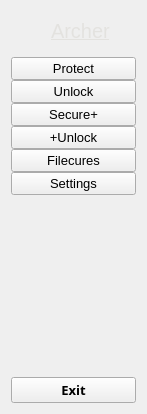
     <widget class="QWidget" name="full_menu_widget" native="true">
      <property name="maximumSize">
       <size>
        <width>147</width>
        <height>558</height>
       </size>
      </property>
      <layout class="QVBoxLayout" name="verticalLayout_4">
       <item>
        <layout class="QHBoxLayout" name="horizontalLayout_2">
         <property name="spacing">
          <number>0</number>
         </property>
         <item>
          <widget class="QLabel" name="logo_label_1">
           <property name="minimumSize">
            <size>
             <width>40</width>
             <height>40</height>
            </size>
           </property>
           <property name="maximumSize">
            <size>
             <width>40</width>
             <height>40</height>
            </size>
           </property>
           <property name="text">
            <string/>
           </property>
           <property name="pixmap">
            <pixmap resource="resources.qrc">:/icons/icons/arch_logo.png</pixmap>
           </property>
           <property name="scaledContents">
            <bool>true</bool>
           </property>
          </widget>
         </item>
         <item>
          <widget class="QLabel" name="logo_label_2">
           <property name="font">
            <font>
             <family>Segoe UI</family>
             <pointsize>15</pointsize>
             <weight>50</weight>
             <bold>false</bold>
             <underline>true</underline>
            </font>
           </property>
           <property name="styleSheet">
            <string notr="true">color:#E3E2DF;</string>
           </property>
           <property name="text">
            <string>Archer</string>
           </property>
          </widget>
         </item>
        </layout>
       </item>
       <item>
        <layout class="QVBoxLayout" name="verticalLayout_2">
         <property name="spacing">
          <number>0</number>
         </property>
         <item>
          <widget class="QPushButton" name="encrypt_menu_btn_2">
           <property name="font">
            <font>
             <family>Segoe UI</family>
             <pointsize>10</pointsize>
             <weight>50</weight>
             <bold>false</bold>
            </font>
           </property>
           <property name="styleSheet">
            <string notr="true"/>
           </property>
           <property name="text">
            <string>Protect</string>
           </property>
           <property name="icon">
            <iconset resource="resources.qrc">
             <normaloff>:/icons/icons/lock-locked.png</normaloff>
             <normalon>:/icons/icons/lock-locked-active.png</normalon>:/icons/icons/lock-locked.png</iconset>
           </property>
           <property name="iconSize">
            <size>
             <width>24</width>
             <height>24</height>
            </size>
           </property>
           <property name="checkable">
            <bool>true</bool>
           </property>
           <property name="autoExclusive">
            <bool>true</bool>
           </property>
          </widget>
         </item>
         <item>
          <widget class="QPushButton" name="decrypt_menu_btn_2">
           <property name="font">
            <font>
             <family>Segoe UI</family>
             <pointsize>10</pointsize>
             <weight>50</weight>
             <bold>false</bold>
            </font>
           </property>
           <property name="text">
            <string>Unlock</string>
           </property>
           <property name="icon">
            <iconset resource="resources.qrc">
             <normaloff>:/icons/icons/lock-unlocked.png</normaloff>
             <normalon>:/icons/icons/lock-unlocked-active.png</normalon>:/icons/icons/lock-unlocked.png</iconset>
           </property>
           <property name="iconSize">
            <size>
             <width>24</width>
             <height>24</height>
            </size>
           </property>
           <property name="checkable">
            <bool>true</bool>
           </property>
           <property name="autoExclusive">
            <bool>true</bool>
           </property>
          </widget>
         </item>
         <item>
          <widget class="QPushButton" name="key_menu_btn_2">
           <property name="font">
            <font>
             <family>Segoe UI</family>
             <pointsize>10</pointsize>
             <weight>50</weight>
             <bold>false</bold>
            </font>
           </property>
           <property name="text">
            <string>Secure+</string>
           </property>
           <property name="icon">
            <iconset resource="resources.qrc">
             <normaloff>:/icons/icons/key.png</normaloff>
             <normalon>:/icons/icons/key_active.png</normalon>:/icons/icons/key.png</iconset>
           </property>
           <property name="iconSize">
            <size>
             <width>24</width>
             <height>24</height>
            </size>
           </property>
           <property name="checkable">
            <bool>true</bool>
           </property>
           <property name="autoExclusive">
            <bool>true</bool>
           </property>
          </widget>
         </item>
         <item>
          <widget class="QPushButton" name="unlock_plus_menu_btn_2">
           <property name="font">
            <font>
             <family>Segoe UI</family>
             <pointsize>10</pointsize>
            </font>
           </property>
           <property name="text">
            <string>+Unlock</string>
           </property>
           <property name="icon">
            <iconset resource="resources.qrc">
             <normaloff>:/icons/icons/eye_icon.png</normaloff>
             <normalon>:/icons/icons/eye_icon_active.png</normalon>:/icons/icons/eye_icon.png</iconset>
           </property>
           <property name="iconSize">
            <size>
             <width>20</width>
             <height>20</height>
            </size>
           </property>
           <property name="checkable">
            <bool>true</bool>
           </property>
           <property name="autoExclusive">
            <bool>true</bool>
           </property>
          </widget>
         </item>
         <item>
          <widget class="QPushButton" name="files_menu_btn_2">
           <property name="font">
            <font>
             <family>Segoe UI</family>
             <pointsize>10</pointsize>
             <weight>50</weight>
             <bold>false</bold>
            </font>
           </property>
           <property name="text">
            <string>Filecures</string>
           </property>
           <property name="icon">
            <iconset resource="resources.qrc">
             <normaloff>:/icons/icons/folder.png</normaloff>
             <normalon>:/icons/icons/folder-open.png</normalon>:/icons/icons/folder.png</iconset>
           </property>
           <property name="iconSize">
            <size>
             <width>24</width>
             <height>24</height>
            </size>
           </property>
           <property name="checkable">
            <bool>true</bool>
           </property>
           <property name="autoExclusive">
            <bool>true</bool>
           </property>
          </widget>
         </item>
         <item>
          <widget class="QPushButton" name="settings_menu_btn_2">
           <property name="font">
            <font>
             <family>Segoe UI</family>
             <pointsize>10</pointsize>
             <weight>50</weight>
             <bold>false</bold>
            </font>
           </property>
           <property name="text">
            <string>Settings</string>
           </property>
           <property name="icon">
            <iconset resource="resources.qrc">
             <normaloff>:/icons/icons/icon_settings.png</normaloff>
             <normalon>:/icons/icons/icon_settings_active.png</normalon>:/icons/icons/icon_settings.png</iconset>
           </property>
           <property name="iconSize">
            <size>
             <width>20</width>
             <height>20</height>
            </size>
           </property>
           <property name="checkable">
            <bool>true</bool>
           </property>
           <property name="autoExclusive">
            <bool>true</bool>
           </property>
          </widget>
         </item>
        </layout>
       </item>
       <item>
        <spacer name="verticalSpacer_2">
         <property name="orientation">
          <enum>Qt::Vertical</enum>
         </property>
         <property name="sizeHint" stdset="0">
          <size>
           <width>20</width>
           <height>176</height>
          </size>
         </property>
        </spacer>
       </item>
       <item>
        <widget class="QPushButton" name="exit_btn_2">
         <property name="font">
          <font>
           <family>Moon</family>
           <pointsize>10</pointsize>
           <weight>75</weight>
           <bold>true</bold>
          </font>
         </property>
         <property name="styleSheet">
          <string notr="true">QPushButton:hover{
background-color: rgb(195,7,63);
border-bottom: 2px solid rgb(195,7,63);
}</string>
         </property>
         <property name="text">
          <string>Exit</string>
         </property>
         <property name="icon">
          <iconset resource="resources.qrc">
           <normaloff>:/icons/icons/icon_close.png</normaloff>:/icons/icons/icon_close.png</iconset>
         </property>
        </widget>
       </item>
      </layout>
     </widget>
